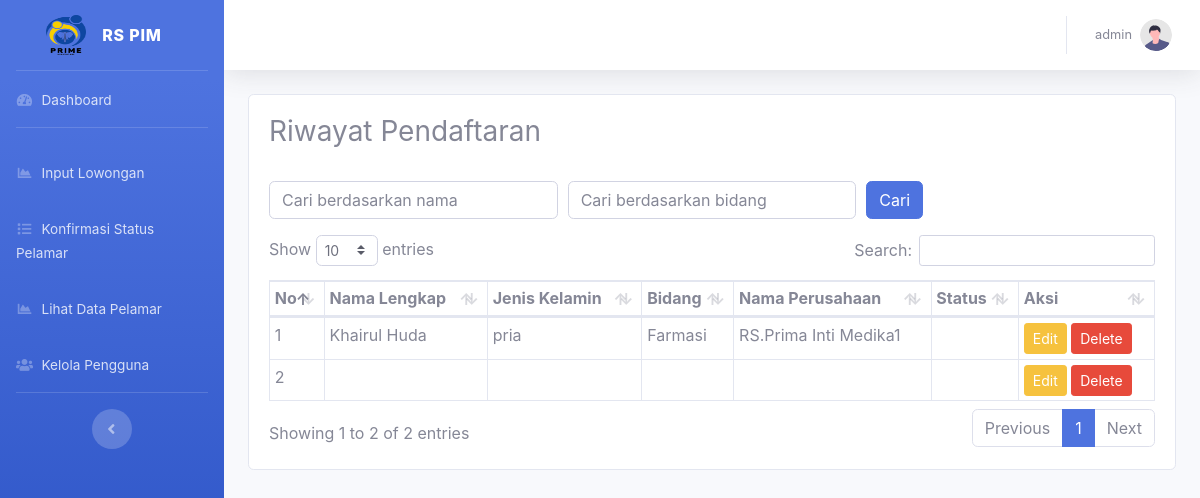
Page /dashboard/index.php?r=konfirmasi_status_lamaran/index (signed in) on the committed database.
### tables this page shows
CREATE TABLE `tbl_pendaftaran` (
  `id_pendaftaran` int(11) NOT NULL,
  `id_lowongan` int(11) DEFAULT NULL,
  `id_datadiri` int(11) DEFAULT NULL,
  `id_pengguna` int(11) NOT NULL,
  `jenis_kelamin` enum('pria','wanita') DEFAULT NULL,
  `bidang` varchar(100) DEFAULT NULL,
  `nama_perus` varchar(100) DEFAULT NULL,
  `nama_lengkap` varchar(100) NOT NULL,
  `status` int(11) NOT NULL
);

### dashboard/index.php (called while the page is built, shortened)
<?php require_once '../config/conn.php'; ?>
<?php require_once 'layouts/header.php'; ?>
<?php include 'layouts/sidebar.php'; ?>
<?php $page = $_REQUEST['r']; ?>
<?php include_once $page.'.php'; ?>
<?php include 'layouts/footer.php'; ?>

### config/conn.php (called while the page is built, shortened)
<?php
function Connect(){
    $connect = mysqli_connect(HOST, DB_USER, DB_PASSWORD,DB_NAME);
    if($connect){
        return $connect;
    } else {
      return FALSE;
    }
}
?>

### dashboard/konfirmasi_status_lamaran/func.php (called while the page is built, shortened)
<?php
function GetAll()
{
  $query = "SELECT * FROM tbl_pendaftaran";
  $exe = mysqli_query(Connect(), $query);
  while ($data = mysqli_fetch_array($exe)) {
    $datas[] = array(
      'id_pendaftaran' => $data['id_pendaftaran'],
      'id_lowongan' => $data['id_lowongan'],
      'nama_lengkap' => $data['nama_lengkap'],
      'jenis_kelamin' => $data['jenis_kelamin'],
      'bidang' => $data['bidang'],
      'nama_perus' => $data['nama_perus'],
      'status' => $data['status'],
    );
  }
  return $datas;
}

### dashboard/konfirmasi_status_lamaran/index.php (the view, shortened to what this page needs)
<?php
require_once 'func.php';
$searchNama = isset($_GET['searchNama']) ? $_GET['searchNama'] : '';
$searchBidang = isset($_GET['searchBidang']) ? $_GET['searchBidang'] : '';
?>
<h3>Riwayat Pendaftaran</h3>
<br>
<form method="GET" class="mb-3">
  <div class="form-row">
    <div class="col">
      <input type="text" class="form-control" name="searchNama" id="searchNama" placeholder="Cari berdasarkan nama" value="<?php echo $searchNama; ?>">
    </div>
    <div class="col">
      <input type="text" class="form-control" name="searchBidang" id="searchBidang" placeholder="Cari berdasarkan bidang" value="<?php echo $searchBidang; ?>">
    </div>
    <div class="col">
      <button type="button" onclick="search()" class="btn btn-primary">Cari</button>
    </div>
  </div>
</form>
<div class='table-responsive'>
  <table class='table table-bordered table-sm' id="dataTable">
    <thead>
      <tr>
        <th>No</th>
        <th>Nama Lengkap</th>
        <th>Jenis Kelamin</th>
        <th>Bidang</th>
        <th>Nama Perusahaan</th>
        <th>Status</th>
        <th>Aksi</th>
      </tr>
    </thead>
    <tbody>
      <?php
      $lowongans = GetAll();
      $no = 1;
      if (isset($lowongans)) {
        foreach ($lowongans as $data) {
          echo "<tr>";
          echo "<td>" . $no++ . "</td>";
          echo "<td>" . $data['nama_lengkap'] . "</td>";
          echo "<td>" . $data['jenis_kelamin'] . "</td>";
          echo "<td>" . $data['bidang'] . "</td>";
          echo "<td>" . $data['nama_perus'] . "</td>";
          echo "<td>";
          echo "</td>";
          echo "<td>
                <div class=\"btn-group\">
                  <form method='POST' action='?r=konfirmasi_status_lamaran/edit'>
                    <input type='hidden' name='id_pendaftaran' value='" . $data['id_pendaftaran'] . "'>
                    <input type='submit' name='edit' value='Edit' class='btn btn-warning btn-sm'>
                  </form>
                  &nbsp;
                  <form method='POST' action=''>
                    <input type='hidden' name='id_pendaftaran' value='" . $data['id_pendaftaran'] . "'>
                    <input type='submit' name='delete' value='Delete' class='btn btn-danger btn-sm'>
                  </form>
                </div>
              </td>";
          echo "</tr>";
        }
      }
      ?>
    </tbody>
  </table>
</div>

### rows in the picture
tbl_pendaftaran: nama_lengkap "Khairul Huda", jenis_kelamin "pria", bidang "Farmasi", nama_perus "RS.Prima Inti Medika1"

### other values in the picture
$_SESSION['nama'] "admin"
